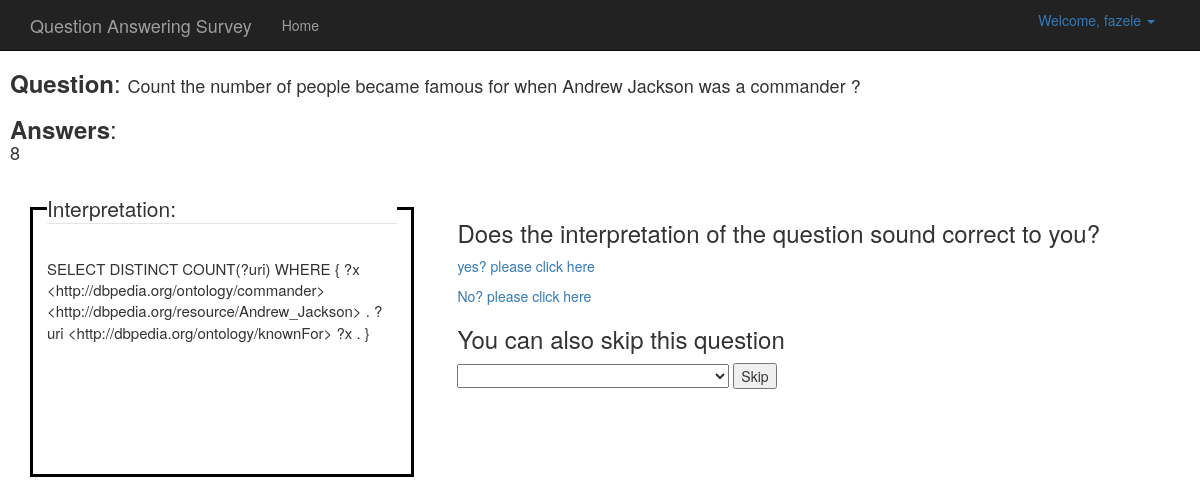
The page /question/0 (signed in) on the database its author committed.
### database/DBModels.py (models this page shows, shortened)
class User(Base, UserMixin):
    __tablename__ = "users"
    id = Column(Integer, primary_key=True)
    username = Column(String(64), index=True, unique=True)
    email = Column(String(120), index=True, unique=True)
    password = Column(String(128))

class Question(Base):
    __tablename__ = "questions"
    id = Column(Integer, primary_key=True)
    question = Column(String(128))
    answer = Column(String(64))
    verbalized_answer = Column(String(256))
    sparqlQuery = Column(String(300))
    controlledLanguage = Column(String(128))   #sparqltoUser
    complexity = Column(Integer)

### app.py (the view)
@app.route('/question/<key>')
def question(key):
    if int(key) < 20:
        questions = db.session.query(Question).all()
        if len(questions) == 0:
            readJsonFile()
            questions = db.session.query(Question).all()
        single_question = questions[int(key)]
        session['question_id'] = single_question.id
        if not single_question:
            abort(404)
        key = int(key) + 1
        fileName = "kg_" + str(key) + ".png"
        imageFile = url_for('static', filename = fileName)
        single_question_SQ = single_question.sparqlQuery
        nodes_links = detect_regularExpression(single_question_SQ, "visualization")
        session['triple'] = nodes_links
        d3_url = "http://127.0.0.1:5000/d3_Visualization/"+ str(key)
        return render_template('question.html', single_question = single_question, key = key, user=current_user, imageFile = imageFile, nodes_links = nodes_links,
                               d3_url = d3_url)
    else:
        return redirect(url_for('survey_assessment'))

### app.py (called while the page is built)
@login_manager.user_loader
def load_user(user_id):
    return db.session.query(User).get(int(user_id))

### templates/question.html (shortened to what this page needs)
{% extends "layout.html" %}
{% block content %}
  <div id="question" style="margin-left: 10px">
      <h3><b>Question</b>: <span style="font-size:18px;">{{ single_question.question }}</span></h3>
      <h3><b>Answers</b>: <span style="font-size:18px;">
      <p id ="answer_1"></p>
          </span></h3>
  </div>
    <fieldset style="border:3px; border-style:solid; border-color:#000000; padding: 1em; box-sizing: content-box; width: 350px;
 height: 250px; margin: 30px; word-wrap: break-word;">
    <legend>Interpretation:</legend>
    <p style="font-size: 15px;">
        {% if user.id%4 == 0 %}
            {{ single_question.controlledLanguage }}
        {% elif user.id%4 == 1 %}
            {{ single_question.sparqlQuery }}
        {% elif user.id%4 == 3 %}
            {{ single_question.verbalized_answer }}
      {% endif %}
    </p>
    </fieldset>
    <div style="position: absolute; right: 100px; top: 200px;">
      <h3> Does the interpretation of the question sound correct to you?</h3>
      <p style="color:black;"><a href = {{ url_for('correct', key=key) }} > yes? please click here</a></p>
      <p style="color:black;"><a href = {{ url_for('wrong', key=key) }} > No? please click here</a></p>
      <h3> You can also skip this question</h3>
      <select id ="skip_reason">
          <option value=""></option>
          <option value="The question doesn't make sense">The question is not comprehensible</option>
      </select>
        <button id="skip_button">Skip</button>
  </div>
{% endblock %}

### templates/layout.html (shortened to what this page needs)
{% extends "bootstrap/base.html" %}
{% import "bootstrap/wtf.html" as wtf %}
{% block styles %}
{{super()}}
<link rel="stylesheet" href="{{url_for('.static', filename='main.css')}}">
{% endblock %}
{% block navbar %}
<nav class="navbar navbar-inverse navbar-fixed-top">
    <div class="container">
        <div class="navbar-header">
            <a class="navbar-brand" href="#">Question Answering Survey </a>
        </div>
        <div id="navbar" class="collapse navbar-collapse">
            <ul class="nav navbar-nav">
                <li><a href="{{ url_for('index') }}">Home</a></li>
            </ul>
            {% if current_user.is_authenticated %}
            <div class="pull-right">
                <ul class="nav pull-right">
                    <li class="dropdown"><a href="#" class="dropdown-toggle" data-toggle="dropdown">Welcome, {{
                        current_user.username}} <b
                                class="caret"></b></a>
                    </li>
                </ul>
            </div>
        </div>
        {% endif %}
    </div>
</nav>
{% endblock %}

### static/main.css (style rules this page uses)
body { padding-top: 50px; }

### rows shown on the page
User: username "fazele"
Question: question "Count the number of people became famous for when Andrew Jackson was a commander ?", sparqlQuery "SELECT DISTINCT COUNT(?uri) WHERE { ?x <http://dbpedia.org/ontology/commander> <http://dbpedia.org/resource/Andrew_Jackson> . ?uri <http://dbpedia.org/ontology/knownFor> ?x . }"
